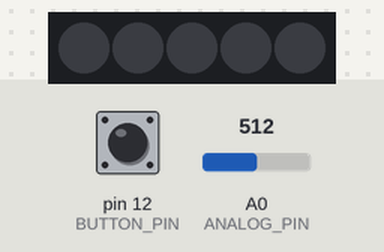
Simulated run of this sketch. Board: Arduino Uno, built with avr-gcc and run on an emulated ATmega328P. On the bench: 5 RGB LEDs in strip order, left to right. The inputs (shaded band) are chosen by the test bench; at power-on: pin 12 (BUTTON_PIN) LOW, A0 (ANALOG_PIN) = 512. Dim RGB values are drawn brighter than linear; random numbers use the default seed unless the sketch sets one.

Above: at 1.2 s.
1.3 s: pin 12 (BUTTON_PIN) pulled HIGH for 0.15 s
At 1.42 s:
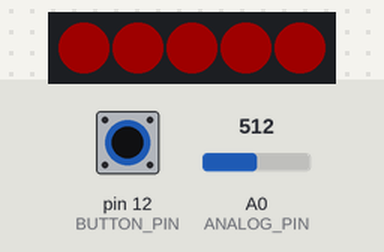
At 4.2 s:
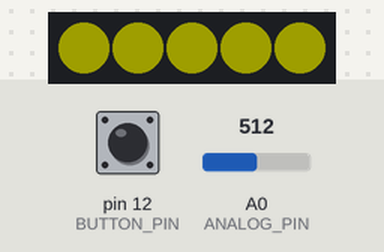
4.4 s: pin 12 (BUTTON_PIN) pulled HIGH for 3.2 s
At 12.2 s:
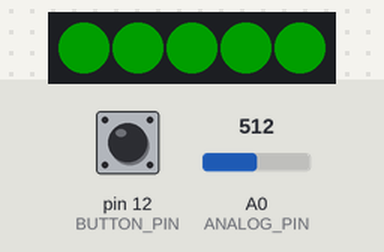
Timing chart, 0 to 14.2 s (numbered marks = the images above; inputs shaded):
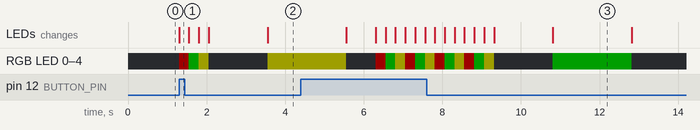

Measured:
- after the input at 1.3 s, RGB LED 0–4: off → RGB(30, 0, 0) at once, → RGB(0, 30, 0) 0.25 s later, → RGB(30, 30, 0) 0.25 s later, → off 0.25 s later, … (5 changes in this stretch); the LEDs: change at once (image 1)

The sketch:

DecisionBox.ino
```cpp
#include <SimpleTimer.h>
#include <Adafruit_NeoPixel.h>

#define PIXEL_PIN 2        // pin IO used for pilot the Neopixel led
#define BUTTON_PIN 12      // pin IO used for the button
#define ANALOG_PIN 0       // pin IO used for obtain the number to initialize the pseudo-random sequence
#define PIXEL_COUNT 5      // number Neopixel led present in strip
#define NUMBER_PIXEL_ON 5  // number of pixels to be turned on

// numbers to define the colors of the led strip
#define COLOR_RED 1
#define COLOR_GREEN 2
#define COLOR_YELLOW 3
#define OFF 0

int brightness = 30;            // brightness of the leds (min=0,max=255)
int delayChangeColor = 250;      // delay between one color and another
int timeElaboration = 3000;      // time to process the answer
int timeReadResponse = 2000;     // response display time
int timeWaitingResponse = 1500;  // waiting time before the answer
long timerId;                    // variable to assign the timer id
int buttonState = 0;             // variable for reading the pushbutton status
int input = 0;                   // variable to store the value read

// create the object strip of type Adafruit_NeoPixel
// Parameter 1 = number of pixels in strip
// Parameter 2 = Arduino pin number (most are valid)
// Parameter 3 = pixel type flags, add together as needed:
//   NEO_KHZ800  800 KHz bitstream (most NeoPixel products w/WS2812 LEDs)
//   NEO_KHZ400  400 KHz (classic 'v1' (not v2) FLORA pixels, WS2811 drivers)
//   NEO_GRB     Pixels are wired for GRB bitstream (most NeoPixel products)
//   NEO_RGB     Pixels are wired for RGB bitstream (v1 FLORA pixels, not v2)
Adafruit_NeoPixel strip = Adafruit_NeoPixel(PIXEL_COUNT, PIXEL_PIN, NEO_GRB + NEO_KHZ400);
// the timer object
SimpleTimer timer;

void setup() {
  pinMode(BUTTON_PIN, INPUT);
  randomSeed(analogRead(ANALOG_PIN));
  // Initialize all pixels to 'off
  strip.begin();
  strip.setBrightness(brightness);
  strip.show();
}

void loop() {
  timer.run();
  // read the state of the pushbutton value:
  buttonState = digitalRead(BUTTON_PIN);
  if (buttonState == HIGH) {
    if(!timer.isEnabled(timerId)){
      // start the repetition of colors (processing)
      timerId = timer.setInterval(delayChangeColor*3,elaboration);
      // set the call to the 'stopElaboration' function after 'timeElaboration' (3 seconds)
      timer.setTimeout(timeElaboration,stopElaboration);
    }
  }
}

// set the three colors on the led strip in sequence
void elaboration(){
    setColor(COLOR_RED);
    delay(delayChangeColor);
    setColor(COLOR_GREEN);
    delay(delayChangeColor);
    setColor(COLOR_YELLOW);
    delay(delayChangeColor);
}

// stop processing and display of the answer
void stopElaboration(){
  timer.disable(timerId);
  setColor(OFF);
  delay(timeWaitingResponse);
  // read the input pin
  input = analogRead(ANALOG_PIN);
  setResponse(input);
  setColor(OFF);
}

// set the led strip with the response obtained randomly with the value of the digital input
void setResponse(int input){
  setColor(random(1,4));
  delay(timeReadResponse);
}

// set the color to the single led based on the entire value passed
void setColor(int color){
  switch(color){
    case COLOR_RED:
      setColorStrip(255,0,0,NUMBER_PIXEL_ON);
      break;
    case COLOR_GREEN:
      setColorStrip(0,255,0,NUMBER_PIXEL_ON);
      break;
    case COLOR_YELLOW:
      setColorStrip(255,255,0,NUMBER_PIXEL_ON);
      break;
    case OFF:
      setColorStrip(0,0,0,NUMBER_PIXEL_ON);
      break;
  }
}

// set the color chosen for all the LEDs
void setColorStrip(int r, int g, int b, int numberPixel){
  for(int i=0; i<numberPixel; i++){
    strip.setPixelColor(i,strip.Color(r,g,b));
  }
  strip.show();
}
```
